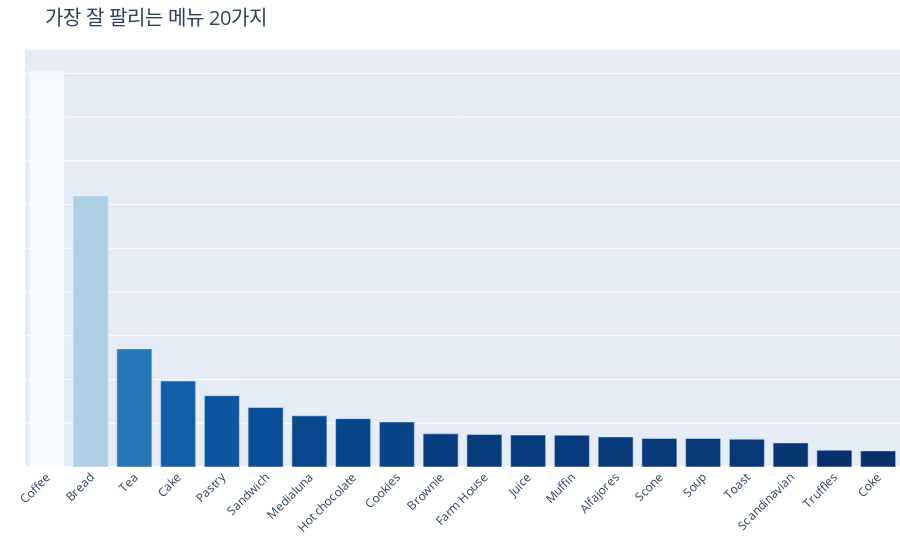

Here is the notebook cell this chart was saved with:
### Code cell
fig = px.bar(itemFrequency.head(20), title='가장 잘 팔리는 메뉴 20가지', color=itemFrequency.head(20), color_continuous_scale=px.colors.sequential.Blues_r)
fig.update_layout(margin=dict(t=50, b=0, l=0, r=0), titlefont=dict(size=20), xaxis_tickangle=-45, coloraxis_showscale=False)
fig.update_yaxes(showticklabels=False, title=' ')
fig.update_xaxes(title=' ')
fig.show()

### Figure 1 — Plotly figure (JSON) as saved in the notebook; plotly's stock layout.template omitted (floating-point values rounded to 4 significant figures)
{"data": [{"alignmentgroup": "True", "hovertemplate": "Item=%{x}<br>value=%{y}<br>color=%{marker.color}<extra></extra>", "legendgroup": "", "marker": {"color": [4528, 3097, 1350, 983, 815, 680, 585, 552, 515, 379, 371, 365, 364, 344, 327, 326, 318, 275, 192, 184], "coloraxis": "coloraxis", "pattern": {"shape": ""}}, "name": "", "offsetgroup": "", "orientation": "v", "showlegend": false, "textposition": "auto", "type": "bar", "x": ["Coffee", "Bread", "Tea", "Cake", "Pastry", "Sandwich", "Medialuna", "Hot chocolate", "Cookies", "Brownie", "Farm House", "Juice", "Muffin", "Alfajores", "Scone", "Soup", "Toast", "Scandinavian", "Truffles", "Coke"], "xaxis": "x", "y": [4528, 3097, 1350, 983, 815, 680, 585, 552, 515, 379, 371, 365, 364, 344, 327, 326, 318, 275, 192, 184], "yaxis": "y"}], "layout": {"barmode": "relative", "coloraxis": {"colorbar": {"title": {"text": "color"}}, "colorscale": [[0, "rgb(8,48,107)"], [0.125, "rgb(8,81,156)"], [0.25, "rgb(33,113,181)"], [0.375, "rgb(66,146,198)"], [0.5, "rgb(107,174,214)"], [0.625, "rgb(158,202,225)"], [0.75, "rgb(198,219,239)"], [0.875, "rgb(222,235,247)"], [1, "rgb(247,251,255)"]], "showscale": false}, "legend": {"tracegroupgap": 0}, "margin": {"b": 0, "l": 0, "r": 0, "t": 50}, "title": {"font": {"size": 20}, "text": "가장 잘 팔리는 메뉴 20가지"}, "xaxis": {"anchor": "y", "domain": [0, 1], "tickangle": -45, "title": {"text": " "}}, "yaxis": {"anchor": "x", "domain": [0, 1], "showticklabels": false, "title": {"text": " "}}}}
